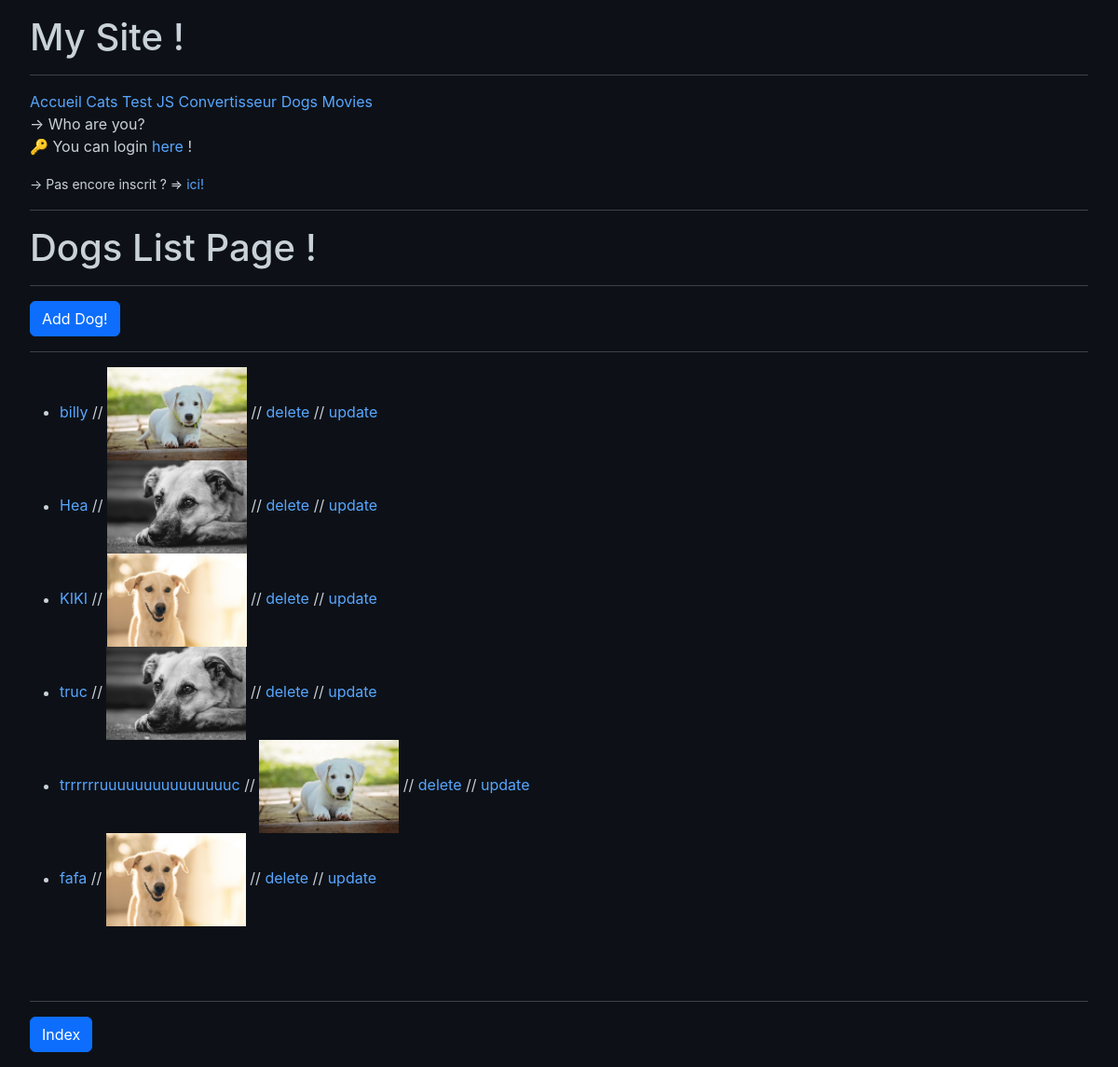
The app's page /dogs/list/, older data.
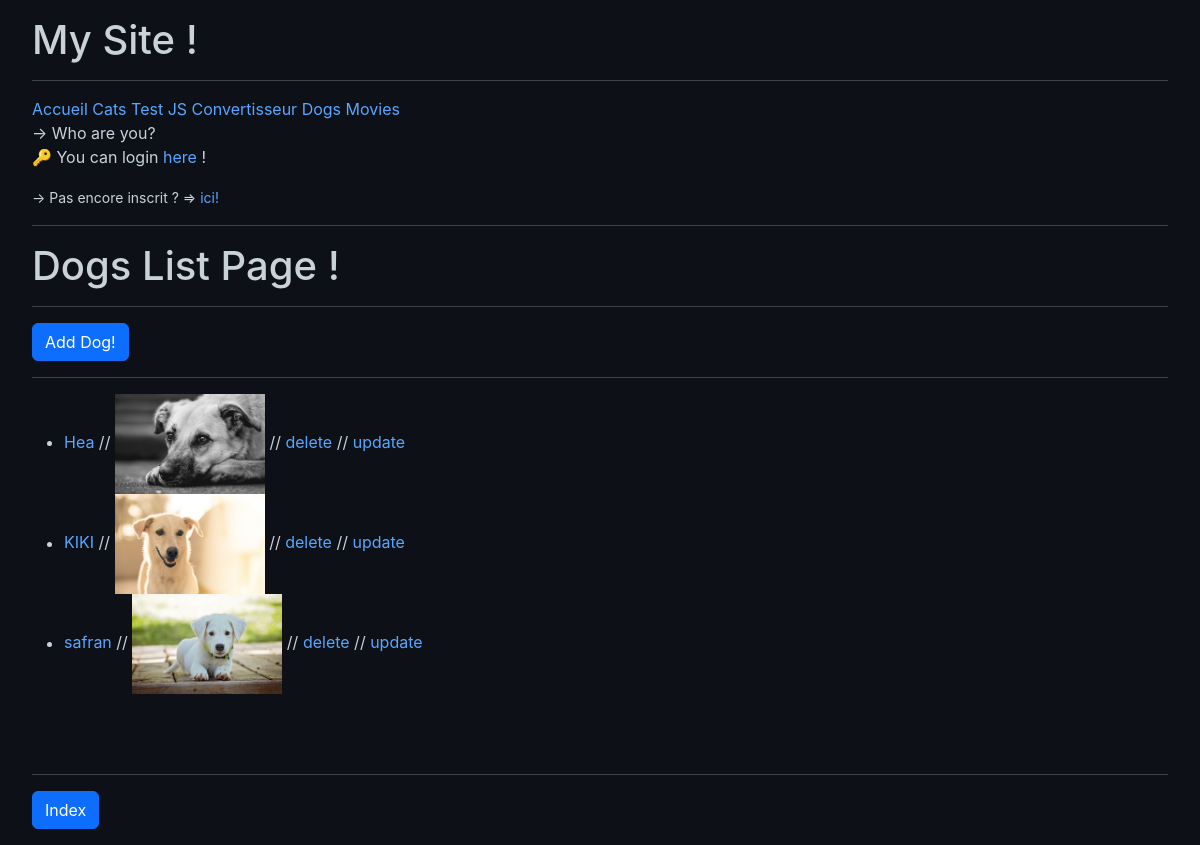
The same page, newer data.
### dogs/models.py (models this page shows, shortened)
class Dog(models.Model):
    name = models.CharField(max_length=50)
    description = models.CharField(max_length=400)
    image = models.ImageField(upload_to='dogs_images/')

### dogs/views.py (the view)
# urls.py: path('list/', views.DogList.as_view(), name='dog_list'),
class DogList(ListView):
    model = Dog
    context_object_name = 'dogs'

### dogs/templates/dogs/dog_list.html
{% extends 'home/base.html' %}
{% block content %}
<h1>Dogs List Page !</h1>
<hr>
<h4><a href="{% url 'dogs:dog_create' %}" class="btn btn-primary">Add Dog!</a></h4>
<hr>
<ul>
    {% for dog in dogs %}
        <li>
            <a href="{% url 'dogs:dog_detail' dog.id %}">{{dog.name}} </a>
            // <img src="{{dog.image.url}}" alt="chien" width="150">
            // <a href="{% url 'dogs:dog_delete' dog.id %}">delete</a>
            // <a href="{% url 'dogs:dog_update' dog.id %}">update</a>
        </li>
    {% endfor %}
</ul>
<br><br>
<hr>
<a href="{% url 'dogs:index' %}" class="btn btn-primary">Index</a>
{% endblock content %}

Row changes from the older to the newer data that the page shows:
removed Dog: name "billy", image (picture)
removed Dog: name "truc", image (picture)
removed Dog: name "trrrrrruuuuuuuuuuuuuuuc", image (picture)
removed Dog: name "fafa", image (picture)
added Dog: name "safran", image (picture)
